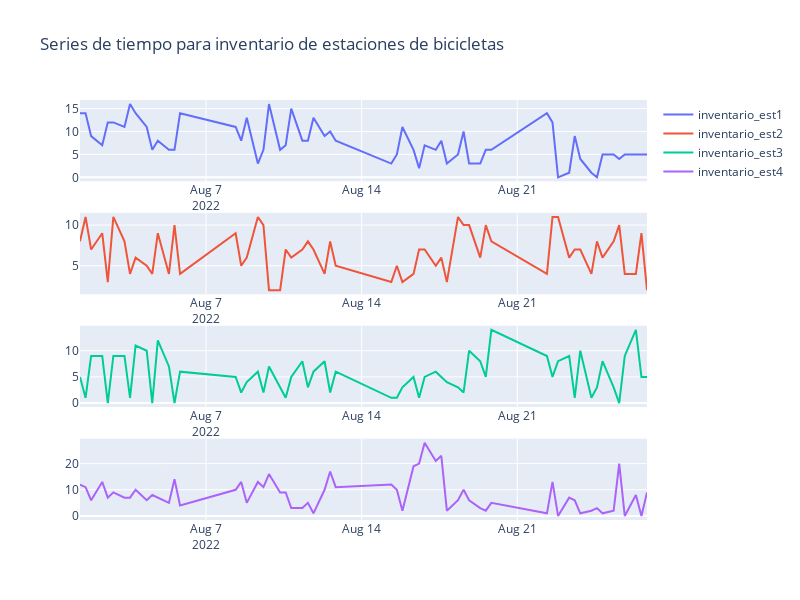

This figure's notebook cell:
### Code cell
import pandas as pd
import matplotlib.pyplot as plt

df = pd.read_excel('data_mensual_bike.xlsx', sheet_name='Sheet1',usecols="B:AM")
df

from plotly.subplots import make_subplots
import plotly.graph_objects as go

fig = make_subplots(rows=4, cols=1)
fig.add_trace(
    go.Scatter(x=df['dias'], y=df['inventario_est1'],name='inventario_est1'),
    row=1, col=1
)
fig.add_trace(
go.Scatter(x=df['dias'], y=df['inventario_est2'],name='inventario_est2'),
    row=2, col=1
)
fig.add_trace(
go.Scatter(x=df['dias'], y=df['inventario_est3'],name='inventario_est3'),
    row=3, col=1
)
fig.add_trace(
go.Scatter(x=df['dias'], y=df['inventario_est4'],name='inventario_est4'),
    row=4, col=1
)
fig.update_layout(height=600, width=800, title_text="Series de tiempo para inventario de estaciones de bicicletas")
fig.show()
